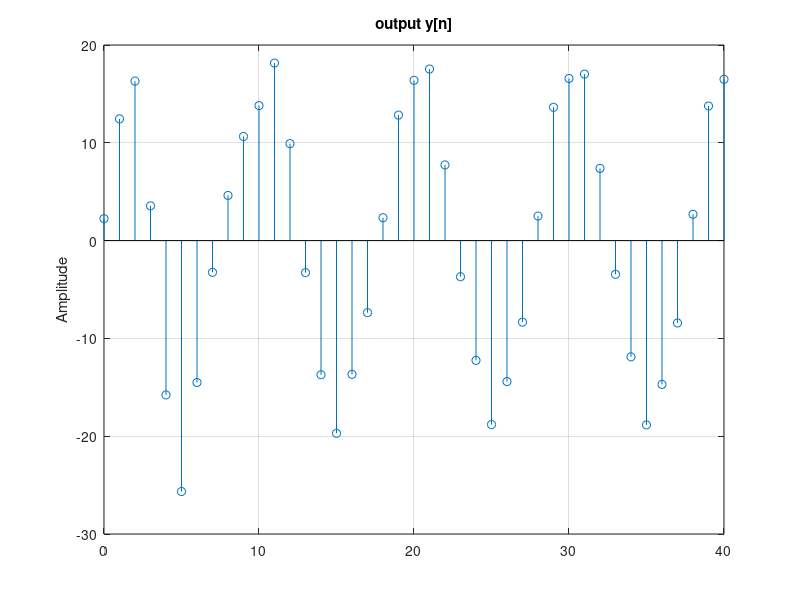
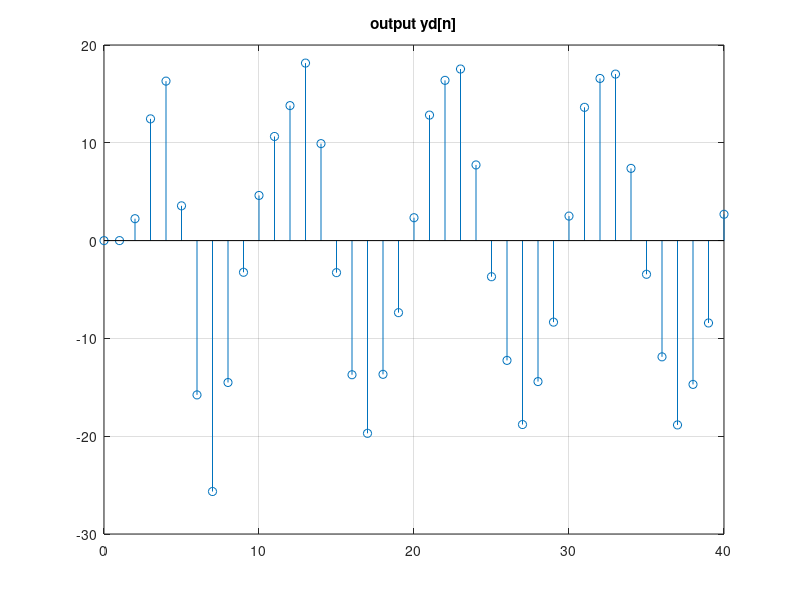
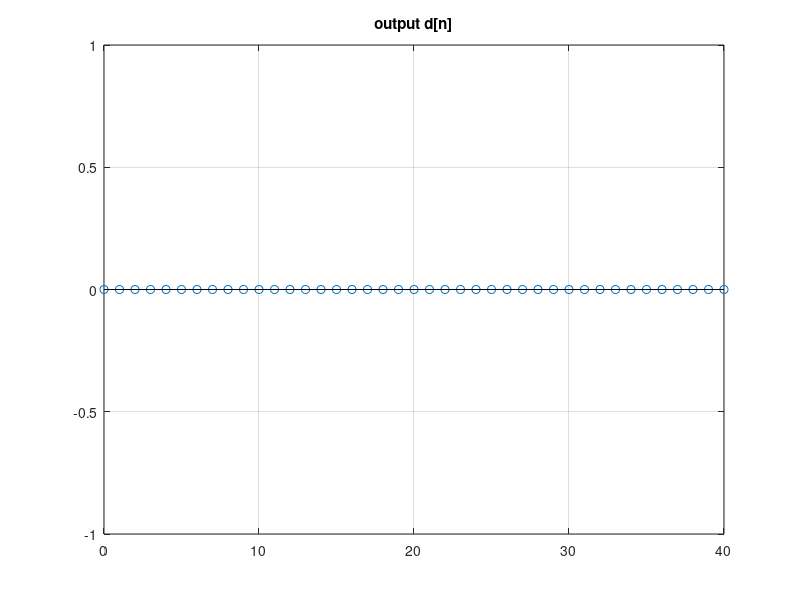

MATLAB code for these plots, in order:
%program 2.4
clf;
n = 0:40;D = 2; a = 3.0; b = -2;
x = a*cos(2*pi*0.1*n) + b*cos(2*pi*0.4*n);
xd = [zeros(1,D) x];
num = [2.2403 2.4908 2.2402];
denom =[ 1 -0.4 0.75];
ic = [0 0];
y= filter(num,denom,x,ic);
yd= filter(num,denom,xd,ic);
d=y-yd(1+D:41+D);
figure(1);
stem(n,y);
ylabel('Amplitude');
title('output y[n]');grid;
figure(2);
stem(n,yd(1:41));
title('output yd[n]');grid;
figure(3);
stem(n,d);
title('output d[n]');grid;
